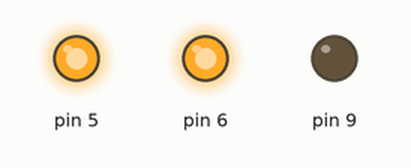
A sketch run on a simulated Arduino Uno, built with avr-gcc and run on an emulated ATmega328P. Shown: output pins drawn as LEDs (lit = HIGH).

Above: at 0.5 s.
At 1.5 s:
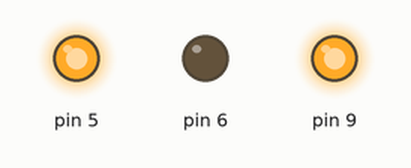
At 5.5 s:
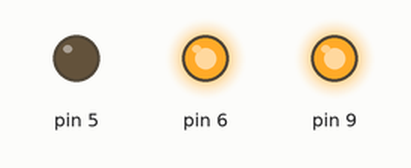
Timing chart, 0 to 6.9 s (numbered marks = the images above):
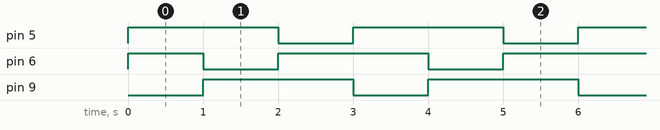

The sketch:

rgb_anodo.ino
```cpp
void setup() {
  pinMode(9, OUTPUT);
  pinMode(6, OUTPUT);
  pinMode(5, OUTPUT);
}

void loop() {
  analogWrite(9, 0);
  analogWrite(6, 255);
  analogWrite(5, 255);
  delay(1000);
  analogWrite(9, 255);
  analogWrite(6, 0);
  analogWrite(5, 255);
  delay(1000);
  analogWrite(9, 255);
  analogWrite(6, 255);
  analogWrite(5, 0);
  delay(1000);
}
```

Measured:
- by itself, pin 5, pin 9: alternates HIGH for 2.0 s and LOW for 1.0 s
- by itself, pin 6: repeats every 3.0 s: LOW 1.0 s, HIGH 2.0 s
- by itself, everything shown: repeats every 3.0 s, in 3 steps
